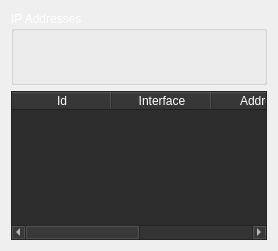
            <widget class="QWidget" name="page_7">
             <layout class="QVBoxLayout" name="verticalLayout_12">
              <item>
               <widget class="QGroupBox" name="groupBox_7">
                <property name="sizePolicy">
                 <sizepolicy hsizetype="Preferred" vsizetype="Preferred">
                  <horstretch>0</horstretch>
                  <verstretch>2</verstretch>
                 </sizepolicy>
                </property>
                <property name="palette">
                 <palette>
                  <active>
                   <colorrole role="WindowText">
                    <brush brushstyle="SolidPattern">
                     <color alpha="255">
                      <red>255</red>
                      <green>255</green>
                      <blue>255</blue>
                     </color>
                    </brush>
                   </colorrole>
                   <colorrole role="Button">
                    <brush brushstyle="SolidPattern">
                     <color alpha="255">
                      <red>45</red>
                      <green>45</green>
                      <blue>45</blue>
                     </color>
                    </brush>
                   </colorrole>
                   <colorrole role="Base">
                    <brush brushstyle="SolidPattern">
                     <color alpha="255">
                      <red>45</red>
                      <green>45</green>
                      <blue>45</blue>
                     </color>
                    </brush>
                   </colorrole>
                   <colorrole role="Window">
                    <brush brushstyle="SolidPattern">
                     <color alpha="255">
                      <red>45</red>
                      <green>45</green>
                      <blue>45</blue>
                     </color>
                    </brush>
                   </colorrole>
                  </active>
                  <inactive>
                   <colorrole role="WindowText">
                    <brush brushstyle="SolidPattern">
                     <color alpha="255">
                      <red>255</red>
                      <green>255</green>
                      <blue>255</blue>
                     </color>
                    </brush>
                   </colorrole>
                   <colorrole role="Button">
                    <brush brushstyle="SolidPattern">
                     <color alpha="255">
                      <red>45</red>
                      <green>45</green>
                      <blue>45</blue>
                     </color>
                    </brush>
                   </colorrole>
                   <colorrole role="Base">
                    <brush brushstyle="SolidPattern">
                     <color alpha="255">
                      <red>45</red>
                      <green>45</green>
                      <blue>45</blue>
                     </color>
                    </brush>
                   </colorrole>
                   <colorrole role="Window">
                    <brush brushstyle="SolidPattern">
                     <color alpha="255">
                      <red>45</red>
                      <green>45</green>
                      <blue>45</blue>
                     </color>
                    </brush>
                   </colorrole>
                  </inactive>
                  <disabled>
                   <colorrole role="WindowText">
                    <brush brushstyle="SolidPattern">
                     <color alpha="255">
                      <red>120</red>
                      <green>120</green>
                      <blue>120</blue>
                     </color>
                    </brush>
                   </colorrole>
                   <colorrole role="Button">
                    <brush brushstyle="SolidPattern">
                     <color alpha="255">
                      <red>45</red>
                      <green>45</green>
                      <blue>45</blue>
                     </color>
                    </brush>
                   </colorrole>
                   <colorrole role="Base">
                    <brush brushstyle="SolidPattern">
                     <color alpha="255">
                      <red>45</red>
                      <green>45</green>
                      <blue>45</blue>
                     </color>
                    </brush>
                   </colorrole>
                   <colorrole role="Window">
                    <brush brushstyle="SolidPattern">
                     <color alpha="255">
                      <red>45</red>
                      <green>45</green>
                      <blue>45</blue>
                     </color>
                    </brush>
                   </colorrole>
                  </disabled>
                 </palette>
                </property>
                <property name="title">
                 <string>IP Addresses</string>
                </property>
                <widget class="QPushButton" name="btn_add_IPAdd">
                 <property name="geometry">
                  <rect>
                   <x>230</x>
                   <y>80</y>
                   <width>111</width>
                   <height>41</height>
                  </rect>
                 </property>
                 <property name="palette">
                  <palette>
                   <active>
                    <colorrole role="Button">
                     <brush brushstyle="SolidPattern">
                      <color alpha="255">
                       <red>45</red>
                       <green>45</green>
                       <blue>45</blue>
                      </color>
                     </brush>
                    </colorrole>
                    <colorrole role="ButtonText">
                     <brush brushstyle="SolidPattern">
                      <color alpha="255">
                       <red>255</red>
                       <green>255</green>
                       <blue>255</blue>
                      </color>
                     </brush>
                    </colorrole>
                    <colorrole role="Base">
                     <brush brushstyle="SolidPattern">
                      <color alpha="255">
                       <red>45</red>
                       <green>45</green>
                       <blue>45</blue>
                      </color>
                     </brush>
                    </colorrole>
                    <colorrole role="Window">
                     <brush brushstyle="SolidPattern">
                      <color alpha="255">
                       <red>45</red>
                       <green>45</green>
                       <blue>45</blue>
                      </color>
                     </brush>
                    </colorrole>
                   </active>
                   <inactive>
                    <colorrole role="Button">
                     <brush brushstyle="SolidPattern">
                      <color alpha="255">
                       <red>45</red>
                       <green>45</green>
                       <blue>45</blue>
                      </color>
                     </brush>
                    </colorrole>
                    <colorrole role="ButtonText">
                     <brush brushstyle="SolidPattern">
                      <color alpha="255">
                       <red>255</red>
                       <green>255</green>
                       <blue>255</blue>
                      </color>
                     </brush>
                    </colorrole>
                    <colorrole role="Base">
                     <brush brushstyle="SolidPattern">
                      <color alpha="255">
                       <red>45</red>
                       <green>45</green>
                       <blue>45</blue>
                      </color>
                     </brush>
                    </colorrole>
                    <colorrole role="Window">
                     <brush brushstyle="SolidPattern">
                      <color alpha="255">
                       <red>45</red>
                       <green>45</green>
                       <blue>45</blue>
                      </color>
                     </brush>
                    </colorrole>
                   </inactive>
                   <disabled>
                    <colorrole role="Button">
                     <brush brushstyle="SolidPattern">
                      <color alpha="255">
                       <red>45</red>
                       <green>45</green>
                       <blue>45</blue>
                      </color>
                     </brush>
                    </colorrole>
                    <colorrole role="ButtonText">
                     <brush brushstyle="SolidPattern">
                      <color alpha="255">
                       <red>120</red>
                       <green>120</green>
                       <blue>120</blue>
                      </color>
                     </brush>
                    </colorrole>
                    <colorrole role="Base">
                     <brush brushstyle="SolidPattern">
                      <color alpha="255">
                       <red>45</red>
                       <green>45</green>
                       <blue>45</blue>
                      </color>
                     </brush>
                    </colorrole>
                    <colorrole role="Window">
                     <brush brushstyle="SolidPattern">
                      <color alpha="255">
                       <red>45</red>
                       <green>45</green>
                       <blue>45</blue>
                      </color>
                     </brush>
                    </colorrole>
                   </disabled>
                  </palette>
                 </property>
                 <property name="text">
                  <string>Add New</string>
                 </property>
                </widget>
                <widget class="QPushButton" name="btn_update_IPAdd">
                 <property name="geometry">
                  <rect>
                   <x>370</x>
                   <y>80</y>
                   <width>111</width>
                   <height>41</height>
                  </rect>
                 </property>
                 <property name="palette">
                  <palette>
                   <active>
                    <colorrole role="Button">
                     <brush brushstyle="SolidPattern">
                      <color alpha="255">
                       <red>45</red>
                       <green>45</green>
                       <blue>45</blue>
                      </color>
                     </brush>
                    </colorrole>
                    <colorrole role="ButtonText">
                     <brush brushstyle="SolidPattern">
                      <color alpha="255">
                       <red>255</red>
                       <green>255</green>
                       <blue>255</blue>
                      </color>
                     </brush>
                    </colorrole>
                    <colorrole role="Base">
                     <brush brushstyle="SolidPattern">
                      <color alpha="255">
                       <red>45</red>
                       <green>45</green>
                       <blue>45</blue>
                      </color>
                     </brush>
                    </colorrole>
                    <colorrole role="Window">
                     <brush brushstyle="SolidPattern">
                      <color alpha="255">
                       <red>45</red>
                       <green>45</green>
                       <blue>45</blue>
                      </color>
                     </brush>
                    </colorrole>
                   </active>
                   <inactive>
                    <colorrole role="Button">
                     <brush brushstyle="SolidPattern">
                      <color alpha="255">
                       <red>45</red>
                       <green>45</green>
                       <blue>45</blue>
                      </color>
                     </brush>
                    </colorrole>
                    <colorrole role="ButtonText">
                     <brush brushstyle="SolidPattern">
                      <color alpha="255">
                       <red>255</red>
                       <green>255</green>
                       <blue>255</blue>
                      </color>
                     </brush>
                    </colorrole>
                    <colorrole role="Base">
                     <brush brushstyle="SolidPattern">
                      <color alpha="255">
                       <red>45</red>
                       <green>45</green>
                       <blue>45</blue>
                      </color>
                     </brush>
                    </colorrole>
                    <colorrole role="Window">
                     <brush brushstyle="SolidPattern">
                      <color alpha="255">
                       <red>45</red>
                       <green>45</green>
                       <blue>45</blue>
                      </color>
                     </brush>
                    </colorrole>
                   </inactive>
                   <disabled>
                    <colorrole role="Button">
                     <brush brushstyle="SolidPattern">
                      <color alpha="255">
                       <red>45</red>
                       <green>45</green>
                       <blue>45</blue>
                      </color>
                     </brush>
                    </colorrole>
                    <colorrole role="ButtonText">
                     <brush brushstyle="SolidPattern">
                      <color alpha="255">
                       <red>120</red>
                       <green>120</green>
                       <blue>120</blue>
                      </color>
                     </brush>
                    </colorrole>
                    <colorrole role="Base">
                     <brush brushstyle="SolidPattern">
                      <color alpha="255">
                       <red>45</red>
                       <green>45</green>
                       <blue>45</blue>
                      </color>
                     </brush>
                    </colorrole>
                    <colorrole role="Window">
                     <brush brushstyle="SolidPattern">
                      <color alpha="255">
                       <red>45</red>
                       <green>45</green>
                       <blue>45</blue>
                      </color>
                     </brush>
                    </colorrole>
                   </disabled>
                  </palette>
                 </property>
                 <property name="text">
                  <string>Update Selected</string>
                 </property>
                </widget>
                <widget class="QPushButton" name="btn_delete_IPAdd">
                 <property name="geometry">
                  <rect>
                   <x>510</x>
                   <y>80</y>
                   <width>111</width>
                   <height>41</height>
                  </rect>
                 </property>
                 <property name="palette">
                  <palette>
                   <active>
                    <colorrole role="Button">
                     <brush brushstyle="SolidPattern">
                      <color alpha="255">
                       <red>45</red>
                       <green>45</green>
                       <blue>45</blue>
                      </color>
                     </brush>
                    </colorrole>
                    <colorrole role="ButtonText">
                     <brush brushstyle="SolidPattern">
                      <color alpha="255">
                       <red>255</red>
                       <green>255</green>
                       <blue>255</blue>
                      </color>
                     </brush>
                    </colorrole>
                    <colorrole role="Base">
                     <brush brushstyle="SolidPattern">
                      <color alpha="255">
                       <red>45</red>
                       <green>45</green>
                       <blue>45</blue>
                      </color>
                     </brush>
                    </colorrole>
                    <colorrole role="Window">
                     <brush brushstyle="SolidPattern">
                      <color alpha="255">
                       <red>45</red>
                       <green>45</green>
                       <blue>45</blue>
                      </color>
                     </brush>
                    </colorrole>
                   </active>
                   <inactive>
                    <colorrole role="Button">
                     <brush brushstyle="SolidPattern">
                      <color alpha="255">
                       <red>45</red>
                       <green>45</green>
                       <blue>45</blue>
                      </color>
                     </brush>
                    </colorrole>
                    <colorrole role="ButtonText">
                     <brush brushstyle="SolidPattern">
                      <color alpha="255">
                       <red>255</red>
                       <green>255</green>
                       <blue>255</blue>
                      </color>
                     </brush>
                    </colorrole>
                    <colorrole role="Base">
                     <brush brushstyle="SolidPattern">
                      <color alpha="255">
                       <red>45</red>
                       <green>45</green>
                       <blue>45</blue>
                      </color>
                     </brush>
                    </colorrole>
                    <colorrole role="Window">
                     <brush brushstyle="SolidPattern">
                      <color alpha="255">
                       <red>45</red>
                       <green>45</green>
                       <blue>45</blue>
                      </color>
                     </brush>
                    </colorrole>
                   </inactive>
                   <disabled>
                    <colorrole role="Button">
                     <brush brushstyle="SolidPattern">
                      <color alpha="255">
                       <red>45</red>
                       <green>45</green>
                       <blue>45</blue>
                      </color>
                     </brush>
                    </colorrole>
                    <colorrole role="ButtonText">
                     <brush brushstyle="SolidPattern">
                      <color alpha="255">
                       <red>120</red>
                       <green>120</green>
                       <blue>120</blue>
                      </color>
                     </brush>
                    </colorrole>
                    <colorrole role="Base">
                     <brush brushstyle="SolidPattern">
                      <color alpha="255">
                       <red>45</red>
                       <green>45</green>
                       <blue>45</blue>
                      </color>
                     </brush>
                    </colorrole>
                    <colorrole role="Window">
                     <brush brushstyle="SolidPattern">
                      <color alpha="255">
                       <red>45</red>
                       <green>45</green>
                       <blue>45</blue>
                      </color>
                     </brush>
                    </colorrole>
                   </disabled>
                  </palette>
                 </property>
                 <property name="text">
                  <string>Delete Selected</string>
                 </property>
                </widget>
               </widget>
              </item>
              <item>
               <widget class="QTableWidget" name="ipaddresstable">
                <property name="sizePolicy">
                 <sizepolicy hsizetype="Preferred" vsizetype="Preferred">
                  <horstretch>0</horstretch>
                  <verstretch>4</verstretch>
                 </sizepolicy>
                </property>
                <property name="palette">
                 <palette>
                  <active>
                   <colorrole role="WindowText">
                    <brush brushstyle="SolidPattern">
                     <color alpha="255">
                      <red>255</red>
                      <green>255</green>
                      <blue>255</blue>
                     </color>
                    </brush>
                   </colorrole>
                   <colorrole role="Button">
                    <brush brushstyle="SolidPattern">
                     <color alpha="255">
                      <red>45</red>
                      <green>45</green>
                      <blue>45</blue>
                     </color>
                    </brush>
                   </colorrole>
                   <colorrole role="Text">
                    <brush brushstyle="SolidPattern">
                     <color alpha="255">
                      <red>255</red>
                      <green>255</green>
                      <blue>255</blue>
                     </color>
                    </brush>
                   </colorrole>
                   <colorrole role="ButtonText">
                    <brush brushstyle="SolidPattern">
                     <color alpha="255">
                      <red>255</red>
                      <green>255</green>
                      <blue>255</blue>
                     </color>
                    </brush>
                   </colorrole>
                   <colorrole role="Base">
                    <brush brushstyle="SolidPattern">
                     <color alpha="255">
                      <red>45</red>
                      <green>45</green>
                      <blue>45</blue>
                     </color>
                    </brush>
                   </colorrole>
                   <colorrole role="Window">
                    <brush brushstyle="SolidPattern">
                     <color alpha="255">
                      <red>45</red>
                      <green>45</green>
                      <blue>45</blue>
                     </color>
                    </brush>
                   </colorrole>
                  </active>
                  <inactive>
                   <colorrole role="WindowText">
                    <brush brushstyle="SolidPattern">
                     <color alpha="255">
                      <red>255</red>
                      <green>255</green>
                      <blue>255</blue>
                     </color>
                    </brush>
                   </colorrole>
                   <colorrole role="Button">
                    <brush brushstyle="SolidPattern">
                     <color alpha="255">
                      <red>45</red>
                      <green>45</green>
                      <blue>45</blue>
                     </color>
                    </brush>
                   </colorrole>
                   <colorrole role="Text">
                    <brush brushstyle="SolidPattern">
                     <color alpha="255">
                      <red>255</red>
                      <green>255</green>
                      <blue>255</blue>
                     </color>
                    </brush>
                   </colorrole>
                   <colorrole role="ButtonText">
                    <brush brushstyle="SolidPattern">
                     <color alpha="255">
                      <red>255</red>
                      <green>255</green>
                      <blue>255</blue>
                     </color>
                    </brush>
                   </colorrole>
                   <colorrole role="Base">
                    <brush brushstyle="SolidPattern">
                     <color alpha="255">
                      <red>45</red>
                      <green>45</green>
                      <blue>45</blue>
                     </color>
                    </brush>
                   </colorrole>
                   <colorrole role="Window">
                    <brush brushstyle="SolidPattern">
                     <color alpha="255">
                      <red>45</red>
                      <green>45</green>
                      <blue>45</blue>
                     </color>
                    </brush>
                   </colorrole>
                  </inactive>
                  <disabled>
                   <colorrole role="WindowText">
                    <brush brushstyle="SolidPattern">
                     <color alpha="255">
                      <red>120</red>
                      <green>120</green>
                      <blue>120</blue>
                     </color>
                    </brush>
                   </colorrole>
                   <colorrole role="Button">
                    <brush brushstyle="SolidPattern">
                     <color alpha="255">
                      <red>45</red>
                      <green>45</green>
                      <blue>45</blue>
                     </color>
                    </brush>
                   </colorrole>
                   <colorrole role="Text">
                    <brush brushstyle="SolidPattern">
                     <color alpha="255">
                      <red>120</red>
                      <green>120</green>
                      <blue>120</blue>
                     </color>
                    </brush>
                   </colorrole>
                   <colorrole role="ButtonText">
                    <brush brushstyle="SolidPattern">
                     <color alpha="255">
                      <red>120</red>
                      <green>120</green>
                      <blue>120</blue>
                     </color>
                    </brush>
                   </colorrole>
                   <colorrole role="Base">
                    <brush brushstyle="SolidPattern">
                     <color alpha="255">
                      <red>45</red>
                      <green>45</green>
                      <blue>45</blue>
                     </color>
                    </brush>
                   </colorrole>
                   <colorrole role="Window">
                    <brush brushstyle="SolidPattern">
                     <color alpha="255">
                      <red>45</red>
                      <green>45</green>
                      <blue>45</blue>
                     </color>
                    </brush>
                   </colorrole>
                  </disabled>
                 </palette>
                </property>
                <attribute name="verticalHeaderVisible">
                 <bool>false</bool>
                </attribute>
                <column>
                 <property name="text">
                  <string>Id</string>
                 </property>
                </column>
                <column>
                 <property name="text">
                  <string>Interface</string>
                 </property>
                </column>
                <column>
                 <property name="text">
                  <string>Address</string>
                 </property>
                </column>
                <column>
                 <property name="text">
                  <string>Network</string>
                 </property>
                </column>
               </widget>
              </item>
             </layout>
            </widget>
